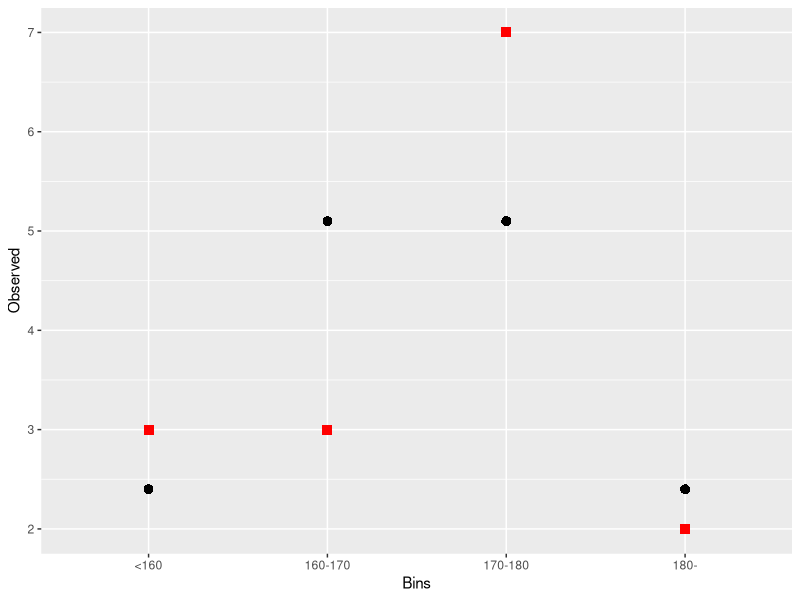

The R source for this figure:
## ---- chunk 1
library(knitr)
library(ggplot2)
Bins<-c("<160" ,"160-170" ,"170-180", "180-")
Observed<-c(3,3,7,2)
Expected<-c(2.4,5.1,5.1,2.4)

df<-data.frame(Bins,Observed,Expected)
kable(df,label = "test")

ggplot(df,aes(x=Bins))+geom_point(aes(y=Observed),shape=15,color="red",size=3)+geom_point(aes(y=Expected),shape=16,size=3,fill="blue")+geom_line(aes(x=Bins,y=Expected),color="blue")

chisq.test(Observed, p = Expected/sum(Expected))

## ---- chunk 2
Expected<-c(3.75, 3.75, 3.75, 3.75)
df<-data.frame(Bins,Observed,Expected)
kable(df)
chisq.test(Observed, p = Expected/sum(Expected))

## ---- chunk 3

Icecream<-matrix(c(130,170,100,20,30,50),ncol =3,byrow=TRUE)
rownames(Icecream)<-c("Liked","Disliked")
colnames(Icecream)<-c("Vanilla","Chocolate","Strawberry")
Icecream
## ---- chunk 4

chisq.test(Icecream)

